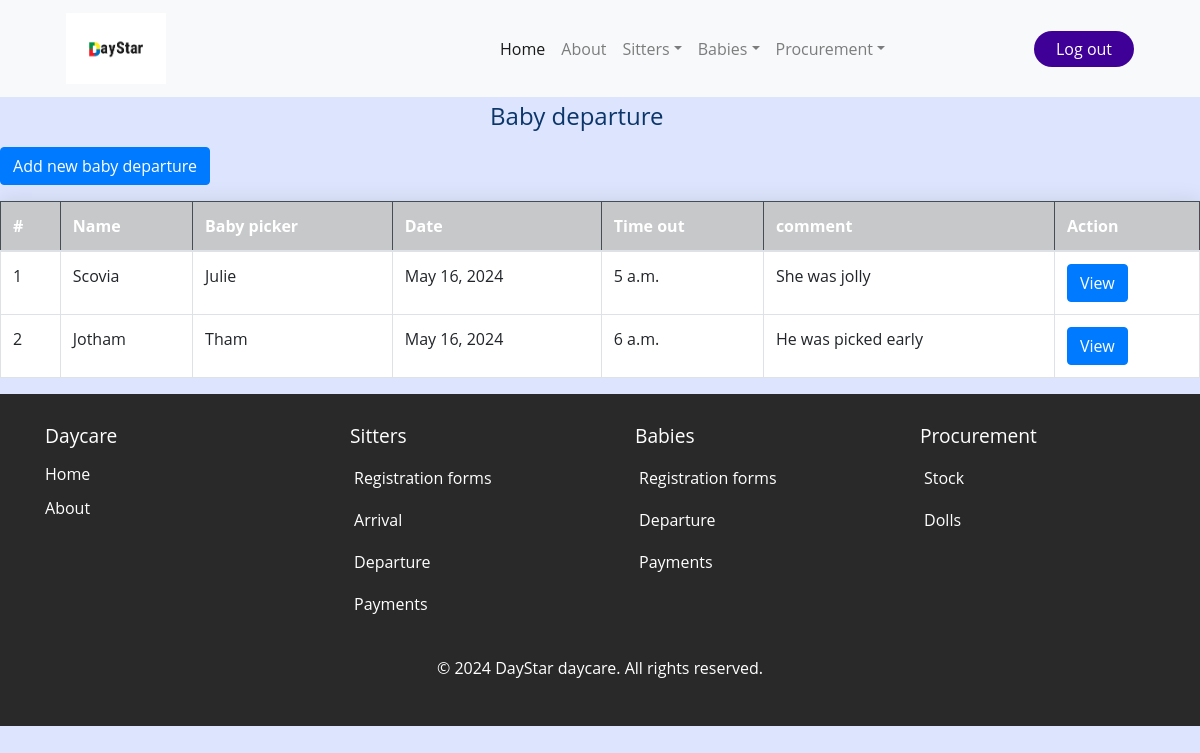
The page /baby_depart/ (signed in) on the database its author committed.
### daystarApp/models.py (models this page shows, shortened)
class BabyDeparture(models.Model):
    baby_id = models.AutoField(primary_key=True)
    name_of_baby = models.ForeignKey(Baby, on_delete=models.CASCADE)
    baby_picker = models.CharField( max_length=20)
    date_of_departure = models.DateField(default=timezone.now)
    time_out = models.TimeField()
    comment = models.TextField(null=True, blank=True)

class Baby(models.Model):
    baby_id = models.AutoField(primary_key=True)
    baby_name = models.CharField( max_length=20)
    baby_gender = models.CharField( max_length=20 )
    date_of_birth = models.DateField( default=timezone.now)
    baby_location = models.CharField( max_length=20)
    parents_name = models.CharField( max_length=20)
    period_of_stay = models.CharField(choices=[('half-day', 'Half-day'),('full-day', 'Full-day')], max_length=100)
    registration_date = models.DateField(default=timezone.now)
    baby_bringer = models.CharField( max_length=20)
    time_in = models.TimeField()
    Assigned_to=models.ForeignKey(Sitter_arrival,on_delete=models.CASCADE)
    def __str__(self):
        return self.baby_name

### daystarApp/views.py (the view)
# urls.py: path('baby_depart/', views.baby_depart, name='baby_depart'),
@login_required
def baby_depart(request):
    baby_leave = BabyDeparture.objects.all()
    return render(request, 'daystarApp/baby_depart.html', {'baby_leave': baby_leave})

### daystarApp/templates/daystarApp/baby_depart.html (shortened to what this page needs)
{% extends 'daystarApp/base.html' %}
{% load static %}
{% block content%}
</head>
<body>
<h4 class="mb-3">Baby departure</h4>
<a href="/depart_baby_add" class="btn btn-primary mb-3">Add new baby departure</a>
<div class="table_container">
<div class="table-responsive">
    <table class="table table-bordered table-hover">
        <thead class="table-dark">
            <tr class="table-dark">
                <th scope="col">#</th>
                <th scope="col">Name</th>
                <th scope="col">Baby picker</th>
                <th scope="col">Date</th>
                <th scope="col">Time out</th>
                <th scope="col">comment</th>
                <th scope=>Action</th>
            </tr>
        </thead>
        <tbody>
            {% for baby in baby_leave %}
            <tr style="background-color: white;">
                <td>{{ baby.baby_id }}</td>
                <td>{{ baby.name_of_baby }}</td>
                <td>{{ baby.baby_picker }}</td>
                <td>{{ baby.date_of_departure }}</td>
                <td>{{ baby.time_out}}</td>
                <td>{{ baby.comment }}</td>
                <td>
                    <a href="{% url 'depart_baby_view' baby_id=baby.baby_id %}" class="btn btn-primary">View</a>
                </td>
            </tr>
            {% endfor %}
        </tbody>
    </table>
</div>
</div>
{% endblock %}

### static/css/home.css (style rules this page uses)
* { margin: 0; padding: 0; box-sizing: border-box; font-family: "Open Sans", Helvetica, Arial, sans-serif; }
:root { --background-color1: #fafaff; --background-color2: #ffffff; --background-color3: #ededed; --background-color4: #cad7fda4; --primary-color: #4b49ac; --secondary-color: #0c007d; --Border-color: #3f0097; --one-use-color: #3f0097; --two-use-color: #5500cb; }
body { background-color: var(--background-color4); max-width: 100%; overflow-x: hidden; }

### daystarApp/templates/daystarApp/baby_depart.html (style rules this page uses)
.table-responsive { box-shadow: 0 0 20px rgba(0, 0, 0, 0.1); }
h4 { margin-left:490px; margin-top:5px ; }
.table-responsive { overflow-x: auto; }
h4 { margin-left: 490px; margin-top: 5px; color:#0C356A; }

### rows shown on the page
BabyDeparture: baby_id "1", name_of_baby "Scovia", baby_picker "Julie", date_of_departure "May 16, 2024", time_out "5 a.m.", comment "She was jolly"
BabyDeparture: baby_id "2", name_of_baby "Jotham", baby_picker "Tham", date_of_departure "May 16, 2024", time_out "6 a.m.", comment "He was picked early"
